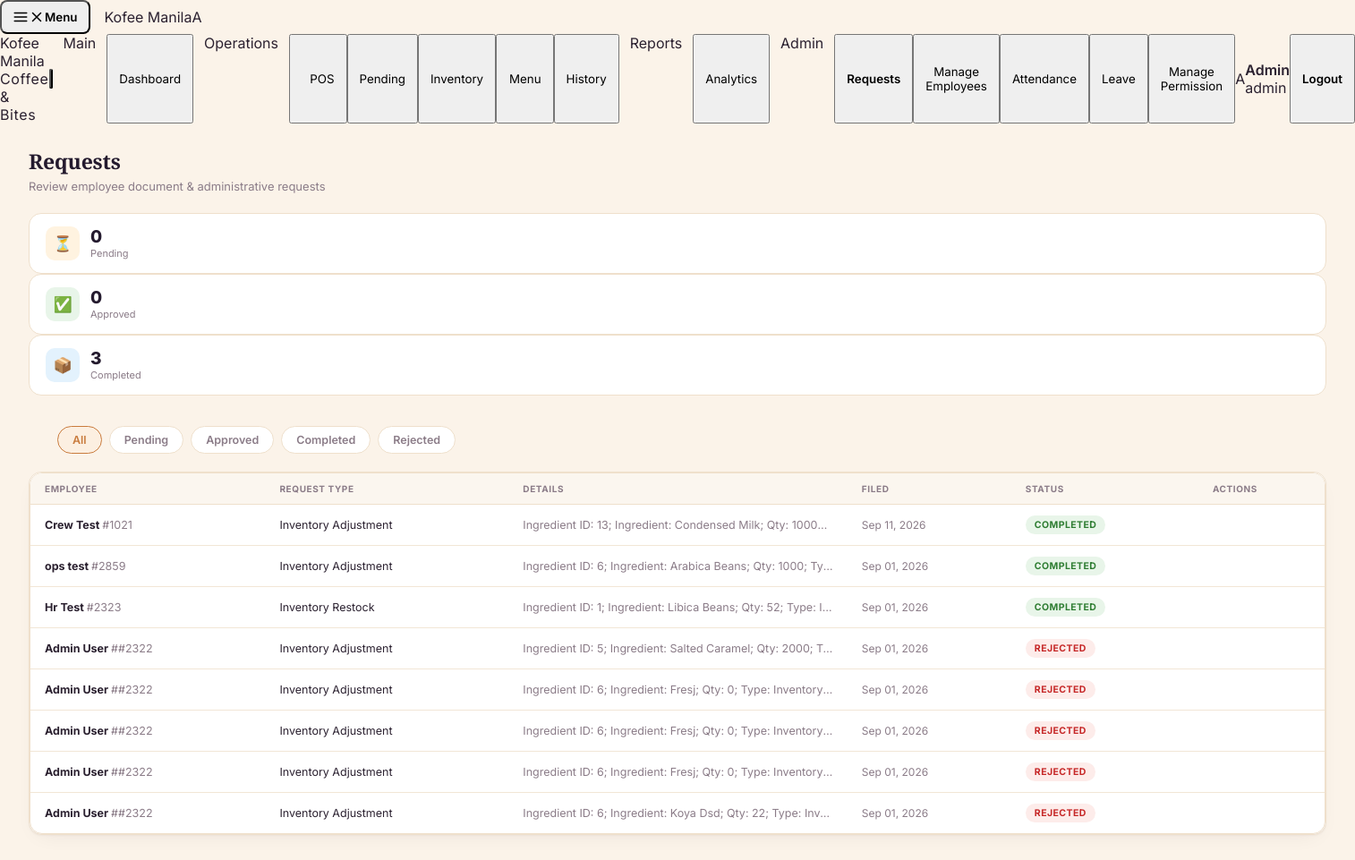
Page /POS/php/hr_requests.php (signed in) on the committed database.
### tables this page shows
CREATE TABLE `employees` (
  `id` int(11) NOT NULL,
  `user_id` int(11) DEFAULT NULL,
  `employee_code` varchar(50) NOT NULL,
  `firstname` varchar(50) NOT NULL,
  `lastname` varchar(50) NOT NULL,
  `position` varchar(100) NOT NULL,
  `department` varchar(50) DEFAULT NULL,
  `contact_number` varchar(30) DEFAULT NULL,
  `email` varchar(255) DEFAULT NULL,
  `hire_date` date DEFAULT NULL,
  `employment_type` varchar(30) DEFAULT NULL,
  `base_salary` decimal(10,2) DEFAULT NULL,
  `status` enum('active','inactive') NOT NULL DEFAULT 'active',
  `created_at` timestamp NOT NULL DEFAULT current_timestamp()
);

CREATE TABLE `hr_requests` (
  `id` int(11) NOT NULL,
  `employee_id` int(11) NOT NULL,
  `request_type` varchar(100) NOT NULL,
  `details` varchar(255) DEFAULT NULL,
  `status` enum('pending','approved','rejected','completed') NOT NULL DEFAULT 'pending',
  `reviewed_by` int(11) DEFAULT NULL,
  `reviewed_at` datetime DEFAULT NULL,
  `created_at` datetime NOT NULL DEFAULT current_timestamp()
);

### POS/php/hr_requests.php (the view, shortened to what the rows shown need)
<?php
require_once '../includes/auth.php';
require_once '../includes/permissions.php';
$pdo   = get_db();
$user  = current_user();
$role  = $user['role'] ?? 'crew';
$is_reviewer = in_array($role, ['admin', 'hr']);
$where  = '1=1';
$params = [];
$stmt = $pdo->prepare("
    SELECT r.*, e.firstname, e.lastname, e.employee_code
    FROM hr_requests r
    JOIN employees e ON e.id = r.employee_id
    WHERE $where
    ORDER BY FIELD(r.status,'pending','approved','completed','rejected'), r.created_at DESC
");
$stmt->execute($params);
$requests = $stmt->fetchAll();
?>
<!DOCTYPE html>
<html lang="en">
<head>
<link rel="stylesheet" href="../css/style.css"/>
<link rel="stylesheet" href="../css/sidebar.css"/>
</head>
<body>
<?php include("../includes/sidebar.php"); ?>
<div id="page-hrrequests" class="page active">
  <div class="page-header">
    <div>
      <h1>Requests</h1>
    </div>
  </div>
  <div class="page-body">
    <div class="table-card">
      <div class="table-scroll-wrapper">
        <table>
          <thead>
            <tr>
              <?php if ($is_reviewer): ?><th>Employee</th><?php endif; ?>
              <th>Request Type</th><th>Details</th><th>Filed</th><th>Status</th><th>Actions</th>
            </tr>
          </thead>
          <tbody>
          <?php if (empty($requests)): ?>
            <tr class="empty-row"><td colspan="<?= $is_reviewer ? 6 : 5 ?>">🫙 No requests found.</td></tr>
          <?php else: foreach ($requests as $r): ?>
            <tr>
              <?php if ($is_reviewer): ?>
                <td style="font-weight:700"><?= htmlspecialchars($r['firstname'].' '.$r['lastname']) ?> <span style="color:var(--text-muted);font-weight:400">#<?= htmlspecialchars($r['employee_code']) ?></span></td>
              <?php endif; ?>
              <td><?= htmlspecialchars($r['request_type']) ?></td>
              <td style="max-width:220px;overflow:hidden;text-overflow:ellipsis;white-space:nowrap;color:var(--text-muted)"><?= htmlspecialchars($r['details'] ?: '—') ?></td>
              <td style="color:var(--text-muted);font-size:12px"><?= date('M d, Y', strtotime($r['created_at'])) ?></td>
              <td><span class="status-badge status-<?= $r['status'] ?>"><?= ucfirst($r['status']) ?></span></td>
              <td>
              </td>
            </tr>
          <?php endforeach; endif; ?>
          </tbody>
        </table>
      </div>
    </div>
  </div>
</div>
</body>
</html>

### POS/includes/sidebar.php (shortened to what the rows shown need)
<?php
require_once __DIR__ . '/permissions.php';
$user    = current_user();
$role    = $user['role']  ?? 'crew';
$roles   = $user['roles'] ?? [$role];
$initials = strtoupper(substr($user['firstname'] ?: $user['username'] ?: '?', 0, 1));
?>
<header class="fixed top-0 inset-x-0 h-14 z-[200] flex items-center gap-3 px-4
               bg-[var(--espresso,#2c1a0e)] text-[var(--cream,#fbf3e9)] shadow-md">
    <button id="sidebar-menu-btn" onclick="toggleSidebar()"
        class="flex items-center gap-2 px-3 py-2 rounded-lg text-[13px] font-semibold
               bg-[rgba(251,243,233,0.08)] hover:bg-[rgba(251,243,233,0.16)] transition-colors duration-150"
        aria-expanded="false" aria-controls="main-sidebar">
        <svg id="menu-icon-open" width="18" height="18" viewBox="0 0 24 24" fill="none" stroke="currentColor"
             stroke-width="2" stroke-linecap="round"><path d="M3 6h18M3 12h18M3 18h18"/></svg>
        <svg id="menu-icon-close" width="18" height="18" viewBox="0 0 24 24" fill="none" stroke="currentColor"
             stroke-width="2" stroke-linecap="round" class="hidden"><path d="M6 6l12 12M18 6L6 18"/></svg>
        <span>Menu</span>
    </button>
    <div class="flex items-center gap-2.5 min-w-0">
        <div class="w-8 h-8 rounded-[9px] flex items-center justify-center flex-shrink-0
                    bg-[linear-gradient(150deg,var(--caramel,#c47d3e)_0%,var(--espresso-deep,#1c1108)_140%)]">
        </div>
        <span class="font-['Playfair_Display',serif] font-bold text-[15px] truncate">Kofee Manila</span>
    </div>
    <div class="w-8 h-8 rounded-full flex items-center justify-center flex-shrink-0 text-[12px] font-extrabold
                bg-[linear-gradient(150deg,var(--caramel-light,#d9a06b),var(--caramel,#c47d3e))]
                text-[var(--espresso-deep,#1c1108)]">
        <?= htmlspecialchars($initials) ?>
    </div>
</header>
<nav id="main-sidebar"
     class="fixed top-0 left-0 h-full w-[248px] z-[230] flex flex-col
            px-3.5 pt-4 pb-4 overflow-y-auto
            bg-[linear-gradient(165deg,var(--espresso,#2c1a0e)_0%,var(--espresso-deep,#1c1108)_115%)]
            text-[var(--cream,#fbf3e9)]
            -translate-x-full transition-transform duration-300 ease-out">
    <div class="flex items-center gap-2.5 p-2.5 rounded-xl bg-[rgba(251,243,233,0.06)] mb-2">
        <div class="w-8 h-8 rounded-full flex items-center justify-center flex-shrink-0 text-[12px] font-extrabold
                    bg-[linear-gradient(150deg,var(--caramel-light,#d9a06b),var(--caramel,#c47d3e))]
                    text-[var(--espresso-deep,#1c1108)]">
            <?= htmlspecialchars($initials) ?>
        </div>
        <div class="leading-tight overflow-hidden">
            <div class="text-[12.5px] font-semibold text-[var(--cream,#fbf3e9)] truncate">
                <?= htmlspecialchars($user['firstname'] ?: $user['username']) ?>
            </div>
            <div class="text-[10.5px] text-[var(--caramel-light,#d9a06b)] capitalize truncate" title="<?= htmlspecialchars(implode(', ', $roles)) ?>">
                <?= htmlspecialchars(implode(' + ', $roles)) ?>
            </div>
        </div>
    </div>
</nav>

### rows in the picture
employees: firstname "A", firstname "Admin"
hr_requests: employee.lastname "Crew Test", employee.employee_code "1021", request_type "Inventory Adjustment", details "Ingredient ID: 13; Ingredient: Condensed Milk; Qty: 1000…", created_at "Sep 11, 2026", status "COMPLETED"
hr_requests: employee.lastname "ops test", employee.employee_code "2859", request_type "Inventory Adjustment", details "Ingredient ID: 6; Ingredient: Arabica Beans; Qty: 1000; Ty…", created_at "Sep 01, 2026", status "COMPLETED"
hr_requests: employee.lastname "Hr Test", employee.employee_code "2323", request_type "Inventory Restock", details "Ingredient ID: 1; Ingredient: Libica Beans; Qty: 52; Type: I…", created_at "Sep 01, 2026", status "COMPLETED"
hr_requests: employee.lastname "Admin User", employee.employee_code "#2322", request_type "Inventory Adjustment", details "Ingredient ID: 5; Ingredient: Salted Caramel; Qty: 2000; T…", created_at "Sep 01, 2026", status "REJECTED"
hr_requests: employee.lastname "Admin User", employee.employee_code "#2322", request_type "Inventory Adjustment", details "Ingredient ID: 6; Ingredient: Fresj; Qty: 0; Type: Inventory…", created_at "Sep 01, 2026", status "REJECTED"
hr_requests: employee.lastname "Admin User", employee.employee_code "#2322", request_type "Inventory Adjustment", details "Ingredient ID: 6; Ingredient: Fresj; Qty: 0; Type: Inventory…", created_at "Sep 01, 2026", status "REJECTED"
hr_requests: employee.lastname "Admin User", employee.employee_code "#2322", request_type "Inventory Adjustment", details "Ingredient ID: 6; Ingredient: Fresj; Qty: 0; Type: Inventory…", created_at "Sep 01, 2026", status "REJECTED"
hr_requests: employee.lastname "Admin User", employee.employee_code "#2322", request_type "Inventory Adjustment", details "Ingredient ID: 6; Ingredient: Koya Dsd; Qty: 22; Type: Inv…", created_at "Sep 01, 2026", status "REJECTED"

### other values in the picture
implode(' + ', $roles) "admin"
$pending_c "0"
$approved_c "0"
$completed_c "3"
